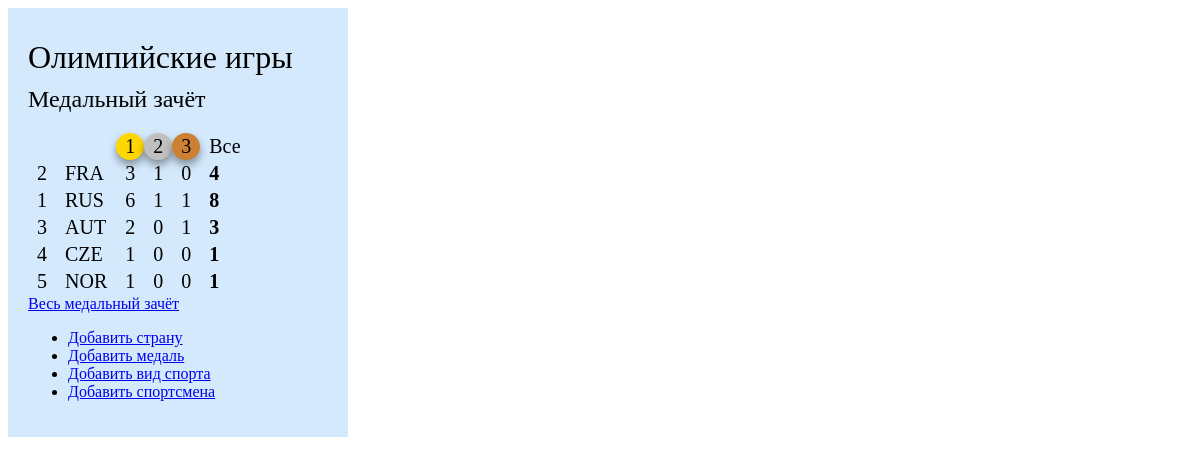
/?silver=desc, run on the app's committed database.
### tables this page shows
CREATE TABLE `countries` (
  `id` int(11) NOT NULL,
  `country_reduction` varchar(40) DEFAULT NULL,
  `country_name` varchar(40) DEFAULT NULL
);

### index.php (shortened to what this page needs)
<!DOCTYPE html>
<html>
<head>
	<link rel="stylesheet" type="text/css" href="css/style.css">
</head>
<body>
	<div class='medails-table'>
	<h1>Олимпийские игры</h1>
	<h2>Медальный зачёт</h2>
	<?
	require_once("connections/db.php");
		if($_GET['gold']=="desc")
			$sort = 'ORDER BY goldMedalsCount DESC';
		else if($_GET['gold']=="asc")
			$sort = 'ORDER BY goldMedalsCount ASC';
		else if($_GET['silver']=="desc")
			$sort = 'ORDER BY silverMedalsCount DESC';
		$sqlPlace = 'SELECT
					countries.id AS countriesId,
					countries.country_reduction AS name,
					COUNT(medal_type_id=1) AS goldMedalsCount,
					SUM(CASE WHEN medal_type_id=2 THEN 1 ELSE 0 END) AS silverMedalsCount,
					SUM(CASE WHEN medal_type_id=3 THEN 1 ELSE 0 END) AS bronzeMedalsCount,
					COUNT(*) AS sumMedals
				FROM medal_zachet, sportsmens , countries
				WHERE medal_zachet.sportsmen_id = sportsmens.id
					AND sportsmens.county_id = countries.id
				GROUP BY countries.country_reduction
				ORDER BY goldMedalsCount DESC, silverMedalsCount DESC, bronzeMedalsCount DESC
				;';
		$resultPlace = $conn->query($sqlPlace);
		$arrayPlace = array();
		$place = 1;
		while($row = $resultPlace->fetch_assoc()) {
			$arrayPlace[$row["countriesId"]] = $place++;
		}
		$sql = 'SELECT
					countries.id AS countriesId,
					countries.country_reduction AS name,
					-- SUM(CASE WHEN medal_type_id=1 THEN 1 ELSE 0 END) AS goldMedalsCount,
					COUNT(medal_type_id=1) AS goldMedalsCount,
					SUM(CASE WHEN medal_type_id=2 THEN 1 ELSE 0 END) AS silverMedalsCount,
					SUM(CASE WHEN medal_type_id=3 THEN 1 ELSE 0 END) AS bronzeMedalsCount,
					COUNT(*) AS sumMedals
				FROM medal_zachet, sportsmens , countries
				WHERE medal_zachet.sportsmen_id = sportsmens.id
					AND sportsmens.county_id = countries.id
				GROUP BY countries.country_reduction
				'.$sort.'
				;';
		$result = $conn->query($sql);
		if ($result->num_rows > 0) {?>
		<table>
			<tr>
				<td colspan="2"></td>
				<td class="first">
					<a <?if($_GET['gold']=="desc") echo 'href="/?gold=asc"'; else echo 'href="/?gold=desc"';?>>1</a>
				</td>
				<td class="second">
					<a <?if($_GET['silver']=="desc") echo 'href="/?silver=asc"'; else echo 'href="/?silver=desc"';?>>2</a>
				</td>
				<td class="third">
					<a <?if($_GET['bronze']=="desc") echo 'href="/?bronze=asc"'; else echo 'href="/?bronze=desc"';?>>3</a>
				</td>
				<td class="all">
					<a <?if($_GET['all']=="desc") echo 'href="/?all=asc"'; else echo 'href="/?all=desc"';?>>Все</a>
				</td>
			</tr>
		<?
		  	if($_GET['country']=="desc") $country_href = 'href="/?country=asc"'; else $country_href = 'href="/?country=desc"';
			while($row = $result->fetch_assoc()) {
				$sum = $row["goldMedalsCount"] + $row["silverMedalsCount"] + $row["bronzeMedalsCount"];
		        echo '
		        <tr>
		        	<td>' . $arrayPlace[$row["countriesId"]] . '</td>
			        <td>
			        	<a  class="tan" '.
			        		$country_href.'>' .
			        		$row["name"] . '
			        	</a>
			        </td>
			        <td>
			        	<a  class="tan"
			        		href="detail_medails.php/?country='.$row["name"].'&medal_type_id=1">' .
			        		$row["goldMedalsCount"] . '
			        	</a>
			        </td>
			        <td>
			        	<a  class="tan"
			        		href="detail_medails.php/?country='.$row["name"].'&medal_type_id=2">' .
			        		$row["silverMedalsCount"] . '
			        	</a>
			        </td>
			        <td>
			        	<a  class="tan"
			        		href="detail_medails.php/?country='.$row["name"].'&medal_type_id=3">' .
			        		$row["bronzeMedalsCount"] . '
			        	</a>
			        </td>
			        <td class="bold">'. $sum .'</td>
		        </tr>';
			}
		?>
		</table>
		<?
		}
	?>
	<a class="read-more" href="#">Весь медальный зачёт </a>
	<div class="add-list">
		<ul>
			<li>
				<a class="addCountry" href="addons/add-country.php">Добавить страну</a>
			</li>
			<li>
				<a class="addMedal" href="addons/add-medail.php">Добавить медаль</a>
			</li>
			<li>
				<a class="addSport" href="addons/add-sport-type.php">Добавить вид спорта</a>
			</li>
			<li>
				<a class="addSportsmen" href="addons/add-sporsmen.php">Добавить спортсмена</a>
			</li>
		</ul>
	</div>
	</div>
</body>
</html>

### css/style.css (style rules this page uses)
.bold { font-weight: bold; }
.first ,.second ,.third { border-radius: 100%; text-align: center; box-shadow: 0px 5px 8px rgb(1,1,1,0.4); }
.first a, .second a , .third a, .all a { color: #000; text-decoration: none; }
.first { background: #ffd700; }
.second { background: #c0c0c0; }
.third { background: #cd7f32; }
.tan { color: #000; text-decoration: none; }
.medails-table { background: #d4eafc; width: 300px; padding: 20px; padding-top: 10px; }
.medails-table table { font-size: 20px; border-spacing: 0px; }
.medails-table td { padding: 2px 9px; }
h1 , h2 { font-weight: 200; }
h1 { margin-bottom: -10px; }
.medails-table { margin-bottom: 40px; }

### data on the page
countries: id "2", country_reduction "FRA", goldMedalsCount "3", silverMedalsCount "1", bronzeMedalsCount "0", sum "4"
countries: id "1", country_reduction "RUS", goldMedalsCount "6", silverMedalsCount "1", bronzeMedalsCount "1", sum "8"
countries: id "3", country_reduction "AUT", goldMedalsCount "2", silverMedalsCount "0", bronzeMedalsCount "1", sum "3"
countries: id "4", country_reduction "CZE", goldMedalsCount "1", silverMedalsCount "0", bronzeMedalsCount "0", sum "1"
countries: id "5", country_reduction "NOR", goldMedalsCount "1", silverMedalsCount "0", bronzeMedalsCount "0", sum "1"
